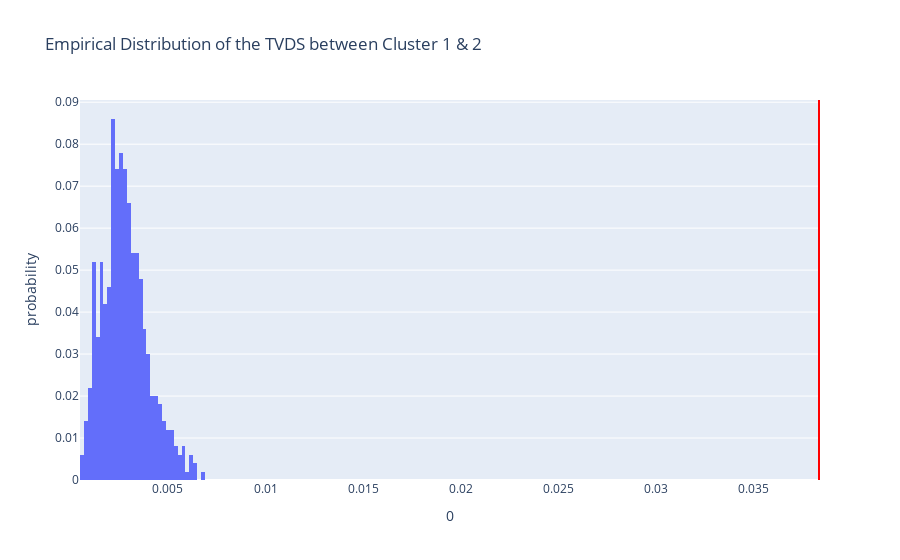

Notebook cell for this chart:
### Code cell
fig = px.histogram(pd.DataFrame(tvds), x=0, nbins=50, histnorm='probability', 
                   title='Empirical Distribution of the TVDS between Cluster 0 & 1')
fig.add_vline(x=observed_tvd, line_color='red')

### Figure 1 — Plotly figure (JSON) as saved in the notebook; plotly's stock layout.template omitted (floating-point values rounded to 4 significant figures; data arrays with more than 128 entries replaced by an {"elided": "..."} marker saying what was removed)
{"data": [{"alignmentgroup": "True", "bingroup": "x", "histnorm": "probability", "hovertemplate": "0=%{x}<br>probability=%{y}<extra></extra>", "legendgroup": "", "marker": {"color": "#636efa", "pattern": {"shape": ""}}, "name": "", "nbinsx": 50, "offsetgroup": "", "orientation": "v", "showlegend": false, "type": "histogram", "x": {"elided": "500 float values"}, "xaxis": "x", "yaxis": "y"}], "layout": {"autosize": true, "barmode": "relative", "legend": {"tracegroupgap": 0}, "shapes": [{"line": {"color": "red"}, "type": "line", "x0": 0.03834, "x1": 0.03834, "xref": "x", "y0": 0, "y1": 1, "yref": "y domain"}], "title": {"text": "Empirical Distribution of the TVDS between Cluster 1 & 2"}, "xaxis": {"anchor": "y", "autorange": true, "domain": [0, 1], "range": [0.0005, 0.03837], "title": {"text": "0"}, "type": "linear"}, "yaxis": {"anchor": "x", "autorange": true, "domain": [0, 1], "range": [0, 0.09053], "title": {"text": "probability"}}}}
